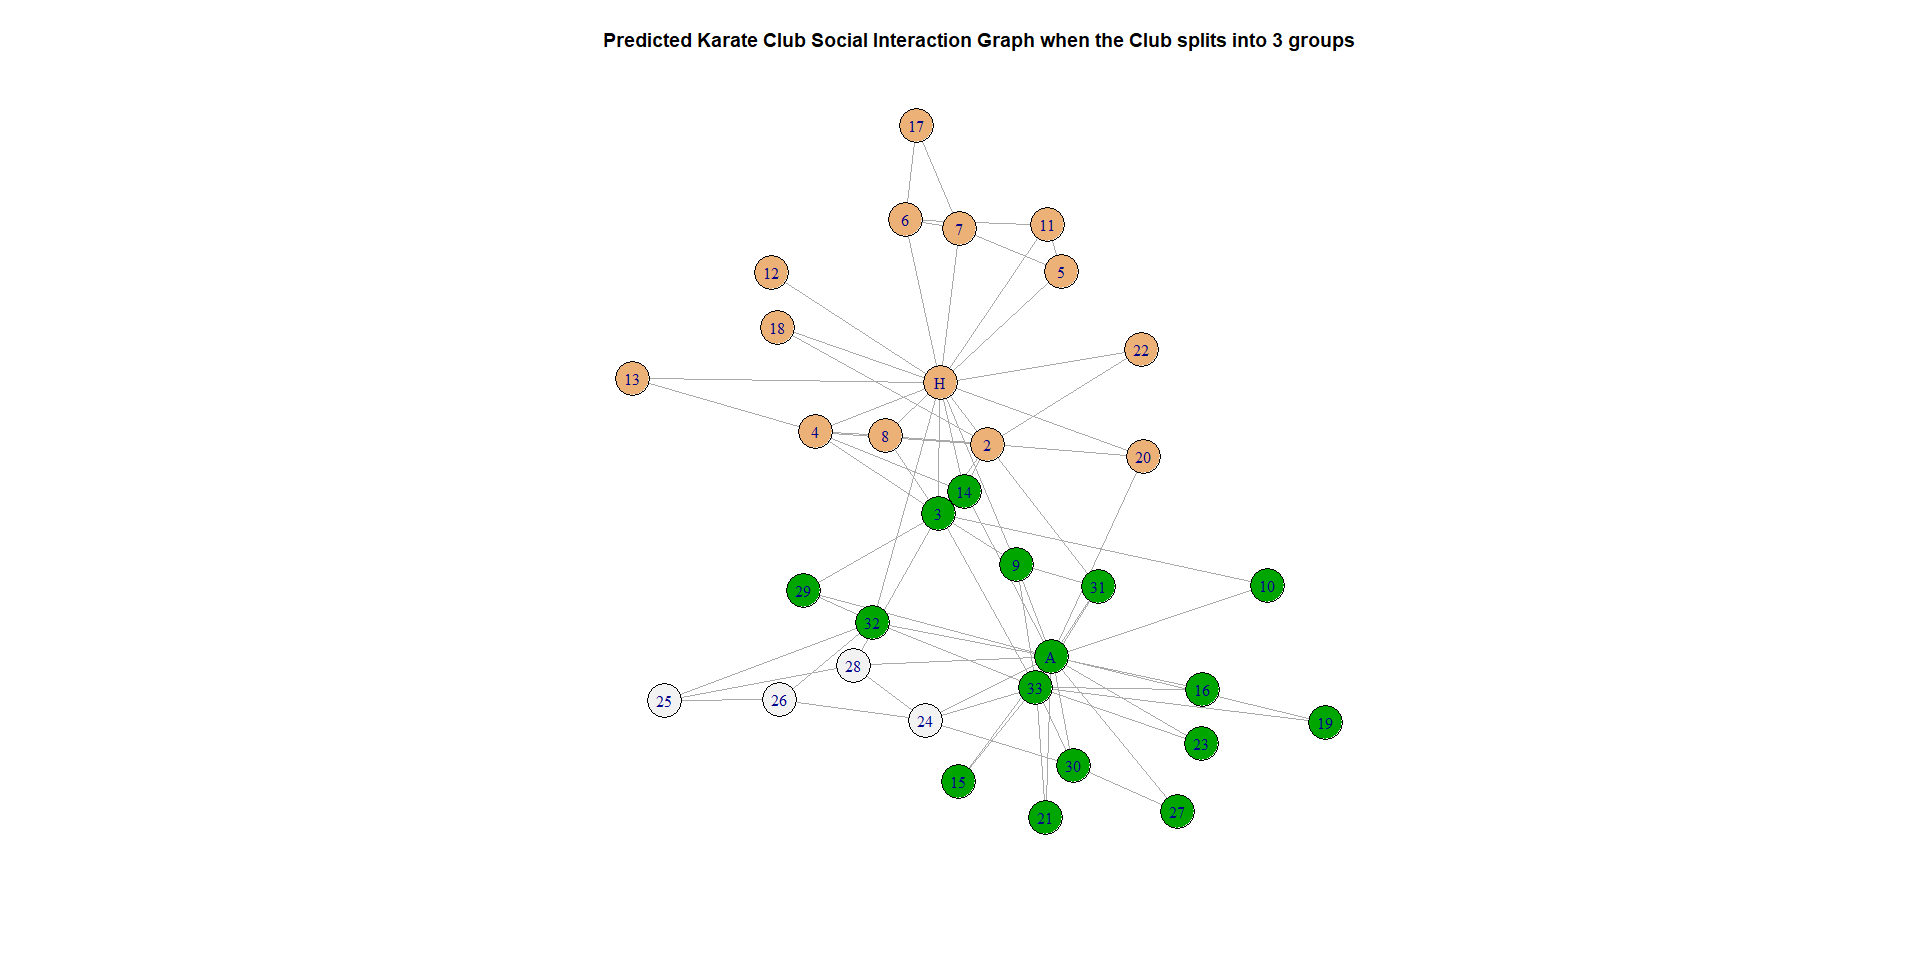

Write R code to recreate this figure.
library("igraph")
library(igraphdata)
data(karate)
Karate_eb <- edge.betweenness.community(karate)
groups <- cutat(Karate_eb, 3)
colors <- terrain.colors(3, 1)
plot(karate, 
     vertex.color=colors[groups],
     vertex.size = 10,
     main="Predicted Karate Club Social Interaction Graph when the Club splits into 3 groups"
)
